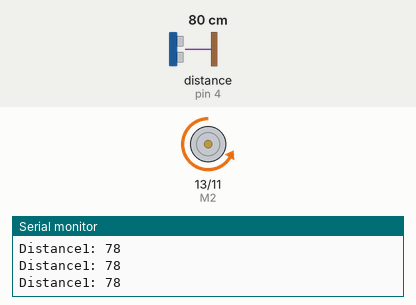
Simulated run of this sketch. Board: Arduino Uno, built with avr-gcc and run on an emulated ATmega328P. Parts: direction and speed pins drawn as motors (green arrow = direction pin HIGH = forward, orange = LOW = backward, longer = more drive), the last lines printed to the serial monitor. Wiring (inferred from the names in the program): ultrasonic range finder: trigger pin 3; echo pin 4. The inputs (shaded band) are chosen by the test bench; at power-on: distance to the obstacle (sensor on pin 4) 80 cm. The echo pulse lasts 58.3 µs per cm.

Above: at 1.2 s.
1.3 s: distance to the obstacle (sensor on pin 4) set to 120 cm
At 1.92 s:
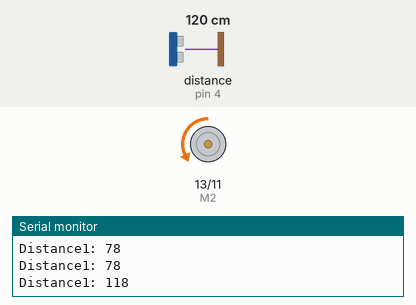
4.3 s: distance to the obstacle (sensor on pin 4) set to 2 cm
At 5.5 s:
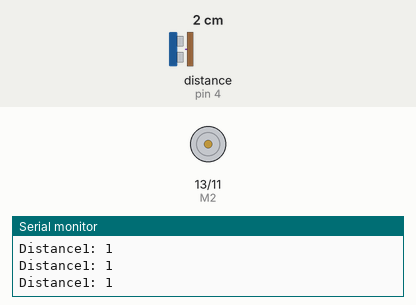
5.9 s: distance to the obstacle (sensor on pin 4) set to 60 cm
At 7.3 s:
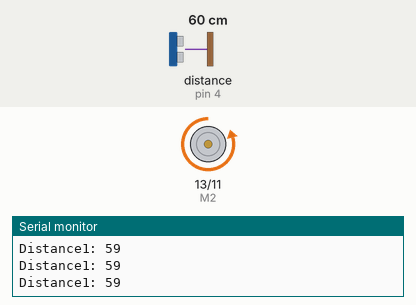
Timing chart, 0 to 8.9 s (numbered marks = the images above; inputs shaded):
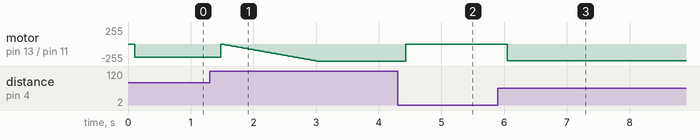

The sketch:

pwm_motor_sonar.ino
```cpp
//int E1 = 10;
//int M1 = 12;
int E2 = 11;
int M2 = 13;


const int trigPin1 = 3;
const int echoPin1 = 4;
long duration1;
int distance1;
void setup()
{
  pinMode(trigPin1, OUTPUT); // Sets the trigPin as an Output
  pinMode(echoPin1, INPUT); // Sets the echoPin as an
  Serial.begin(9600);
 // pinMode(M1, OUTPUT);
  pinMode(M2, OUTPUT);
}
int value = 0;

void initiate(){
//  digitalWrite(39, HIGH);// goes forward
//  digitalWrite(43, HIGH);


    for(value = 0 ; value <= 255; value+=5)
    {
     // digitalWrite(M1,HIGH);
      digitalWrite(M2, LOW);
    //  analogWrite(E1, value);
      analogWrite(E2, value);
      delay(30);
          if(value==255){
            return value;
            }
    }

}

void echo1(){
digitalWrite(trigPin1, LOW);
delayMicroseconds(4);
// Sets the trigPin on HIGH state for 10 micro seconds
digitalWrite(trigPin1, HIGH);
delayMicroseconds(12);
digitalWrite(trigPin1, LOW);
// Reads the echoPin, returns the sound wave travel time in microseconds
duration1 = pulseIn(echoPin1, HIGH);
// Calculating the distance
distance1= duration1*0.034/2;
}


void loop()
{

if (distance1<50){
  digitalWrite(M2, LOW);
  digitalWrite(E2, LOW);
  value = 0;
}else if(distance1>50 && distance1 < 100){
  digitalWrite(M2, LOW);
  analogWrite(E2, 200);
}else{
  if (value==255){
  digitalWrite(M2, LOW);
  digitalWrite(E2, HIGH);
  } else{
  initiate();
  }
}


echo1();
  //echo2();

Serial.print("Distance1: ");
Serial.println(distance1);

delay(100);

//  {
//    int value;
//    for(value = 0 ; value <= 255; value+=5)
//    {
//     // digitalWrite(M1,HIGH);
//      digitalWrite(M2, HIGH);
//    //  analogWrite(E1, value);
//      analogWrite(E2, value);
//      delay(30);
//    }
//    delay(1000);
//  }
//
//  {
//    int value;
//    for(value = 0 ; value <= 255; value+=5)
//    {
//    //  digitalWrite(M1,LOW);
//      digitalWrite(M2, LOW);
//    //  analogWrite(E1, value);
//      analogWrite(E2, value);
//      delay(30);
//    }
//    delay(1000);
//  }
}
```

Measured:
- after the input at 4.3 s, motor on pin 13 (M2) / pin 11 (E2): backward 255/255 → stopped after 0.13 s
- after the input at 5.9 s, motor on pin 13 (M2) / pin 11 (E2): stopped → backward 250/255 after 0.15 s
